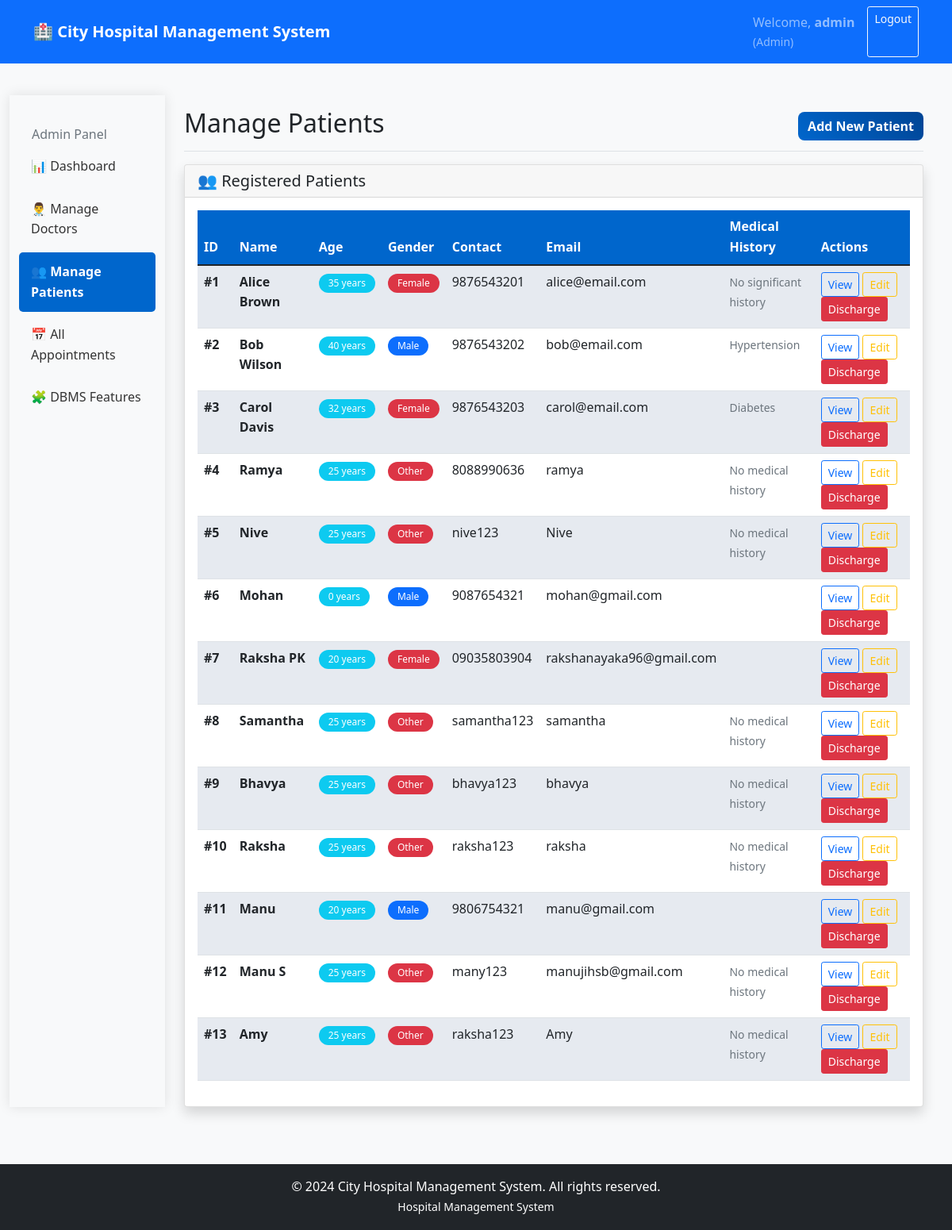
Screenshot of /admin/patients (signed in) with the database file from the repository.
### tables this page shows
CREATE TABLE patients (
            id INTEGER PRIMARY KEY AUTOINCREMENT,
            name TEXT NOT NULL,
            email TEXT UNIQUE,
            phone TEXT,
            address TEXT,
            date_of_birth TEXT,
            gender TEXT,
            emergency_contact TEXT,
            medical_history TEXT,
            created_at TEXT
        );

### app.py (the view)
@app.route('/admin/patients')
def admin_patients():
    if session.get('role') != 'admin':
        return redirect(url_for('login_page'))
    conn = get_db_connection()
    patients = conn.execute('SELECT * FROM patients').fetchall()
    patients_with_age = []
    for patient in patients:
        try:
            dob = patient['date_of_birth'] if patient['date_of_birth'] else None
            age = calculate_patient_age(dob) if dob else 0
        except Exception:
            age = 0
        patients_with_age.append({**dict(patient), 'age': age})
    conn.close()
    return render_template('admin/patients.html', patients=patients_with_age)

### app.py (called while the page is built)
@app.context_processor
def inject_datetime():
    return dict(datetime=datetime)

def get_db_connection():
    conn = sqlite3.connect(app.config['DATABASE'])
    conn.row_factory = sqlite3.Row
    return conn

def calculate_patient_age(date_of_birth):
    from datetime import datetime
    birth_date = datetime.strptime(date_of_birth, '%Y-%m-%d')
    today = datetime.now()
    return today.year - birth_date.year - ((today.month, today.day) < (birth_date.month, birth_date.day))

### templates/admin/patients.html (shortened to what this page needs)
{% extends "layout.html" %}
{% block content %}
<div class="container-fluid">
    <div class="row">
        <div class="col-md-3 col-lg-2 bg-light sidebar">
            <div class="position-sticky pt-3">
                <h6 class="sidebar-heading d-flex justify-content-between align-items-center px-3 mt-4 mb-1 text-muted">
                    <span>Admin Panel</span>
                </h6>
                <ul class="nav flex-column">
                    <li class="nav-item">
                        <a class="nav-link" href="{{ url_for('admin_dashboard') }}">
                            📊 Dashboard
                        </a>
                    </li>
                    <li class="nav-item">
                        <a class="nav-link" href="{{ url_for('admin_doctors') }}">
                            👨‍⚕️ Manage Doctors
                        </a>
                    </li>
                    <li class="nav-item">
                        <a class="nav-link active" href="{{ url_for('admin_patients') }}">
                            👥 Manage Patients
                        </a>
                    </li>
                    <li class="nav-item">
                        <a class="nav-link" href="{{ url_for('admin_appointments') }}">
                            📅 All Appointments
                        </a>
                    </li>
                    <li class="nav-item">
                        <a class="nav-link" href="{{ url_for('admin_dbms_features') }}">
                            🧩 DBMS Features
                        </a>
                    </li>
                </ul>
            </div>
        </div>
        <div class="col-md-9 col-lg-10 ms-sm-auto px-4">
            <div class="d-flex justify-content-between flex-wrap flex-md-nowrap align-items-center pt-3 pb-2 mb-3 border-bottom">
                <h1 class="h2">Manage Patients</h1>
                <div>
                    <button class="btn btn-primary" data-bs-toggle="modal" data-bs-target="#addPatientModal">
                        Add New Patient
                    </button>
                </div>
            </div>
            <div class="card shadow">
                <div class="card-header">
                    <h5 class="mb-0">👥 Registered Patients</h5>
                </div>
                <div class="card-body">
                    {% if patients %}
                    <div class="table-responsive">
                        <table class="table table-striped table-hover">
                            <thead class="table-dark">
                                <tr>
                                    <th>ID</th>
                                    <th>Name</th>
                                    <th>Age</th>
                                    <th>Gender</th>
                                    <th>Contact</th>
                                    <th>Email</th>
                                    <th>Medical History</th>
                                    <th>Actions</th>
                                </tr>
                            </thead>
                            <tbody>
                                {% for patient in patients %}
                                <tr>
                                    <td><strong>#{{ patient.id }}</strong></td>
                                    <td>
                                        <strong>{{ patient.name }}</strong>
                                    </td>
                                    <td>
                                        <span class="badge bg-info">{{ patient.age }} years</span>
                                    </td>
                                    <td>
                                        <span class="badge bg-{{ 'primary' if patient.gender == 'Male' else 'danger' }}">
                                            {{ patient.gender }}
                                        </span>
                                    </td>
                                    <td>{{ patient.phone }}</td>
                                    <td>{{ patient.email }}</td>
                                    <td>
                                        <small class="text-muted">{{ patient.medical_history|truncate(30) }}</small>
                                    </td>
                                    <td>
                                        <button class="btn btn-sm btn-outline-primary">View</button>
                                        <button class="btn btn-sm btn-outline-warning">Edit</button>
                                        <form method="POST" action="{{ url_for('discharge_patient_action') }}" class="d-inline">
                                            <button type="submit" class="btn btn-sm btn-danger">Discharge</button>
                                        </form>
                                    </td>
                                </tr>
                                {% endfor %}
                            </tbody>
                        </table>
                    </div>
                    {% endif %}
                </div>
            </div>
        </div>
    </div>
</div>
{% endblock %}

### static/css/style.css (style rules this page uses)
:root { --primary: #007bff; --secondary: #6c757d; --success: #28a745; --danger: #dc3545; --warning: #ffc107; --info: #17a2b8; --light: #f8f9fa; --dark: #343a40; --hospital-blue: #0066cc; --hospital-light-blue: #e6f2ff; }
body { font-family: 'Segoe UI', Tahoma, Geneva, Verdana, sans-serif; background-color: #f8f9fa; line-height: 1.6; }
.sidebar { min-height: calc(100vh - 76px); box-shadow: 0 0 15px rgba(0,0,0,0.1); }
.sidebar .nav-link { color: #333; padding: 12px 15px; margin: 2px 0; border-radius: 5px; transition: all 0.3s ease; }
.sidebar .nav-link.active { background-color: var(--hospital-blue); color: white; font-weight: 600; }
.table th { background-color: var(--hospital-blue); color: white; border: none; font-weight: 600; }
.table-striped tbody tr:nth-of-type(odd) { background-color: rgba(0, 102, 204, 0.05); }
.btn-primary { background: linear-gradient(45deg, var(--hospital-blue), #004494); border: none; border-radius: 8px; font-weight: 600; transition: all 0.3s ease; }
.badge { font-weight: 500; padding: 6px 12px; border-radius: 20px; }

### rows the page displays
patients: id "1", name "Alice Brown", age "35", gender "Female", phone "9876543201", email "alice@email.com", medical_history "No significant history"
patients: id "2", name "Bob Wilson", age "40", gender "Male", phone "9876543202", email "bob@email.com", medical_history "Hypertension"
patients: id "3", name "Carol Davis", age "32", gender "Female", phone "9876543203", email "carol@email.com", medical_history "Diabetes"
patients: id "4", name "Ramya", age "25", gender "Other", phone "8088990636", email "ramya", medical_history "No medical history"
patients: id "5", name "Nive", age "25", gender "Other", phone "nive123", email "Nive", medical_history "No medical history"
patients: id "6", name "Mohan", age "0", gender "Male", phone "9087654321", email "mohan@gmail.com"
patients: id "7", name "Raksha PK", age "20", gender "Female", phone "09035803904", email "rakshanayaka96@gmail.com"
patients: id "8", name "Samantha", age "25", gender "Other", phone "samantha123", email "samantha", medical_history "No medical history"
patients: id "9", name "Bhavya", age "25", gender "Other", phone "bhavya123", email "bhavya", medical_history "No medical history"
patients: id "10", name "Raksha", age "25", gender "Other", phone "raksha123", email "raksha", medical_history "No medical history"
patients: id "11", name "Manu", age "20", gender "Male", phone "9806754321", email "manu@gmail.com"
patients: id "12", name "Manu S", age "25", gender "Other", phone "many123", email "manujihsb@gmail.com", medical_history "No medical history"
patients: id "13", name "Amy", age "25", gender "Other", phone "raksha123", email "Amy", medical_history "No medical history"

### other values shown
{{ session.username }} "admin"
{{ session.role|title }} "Admin"
